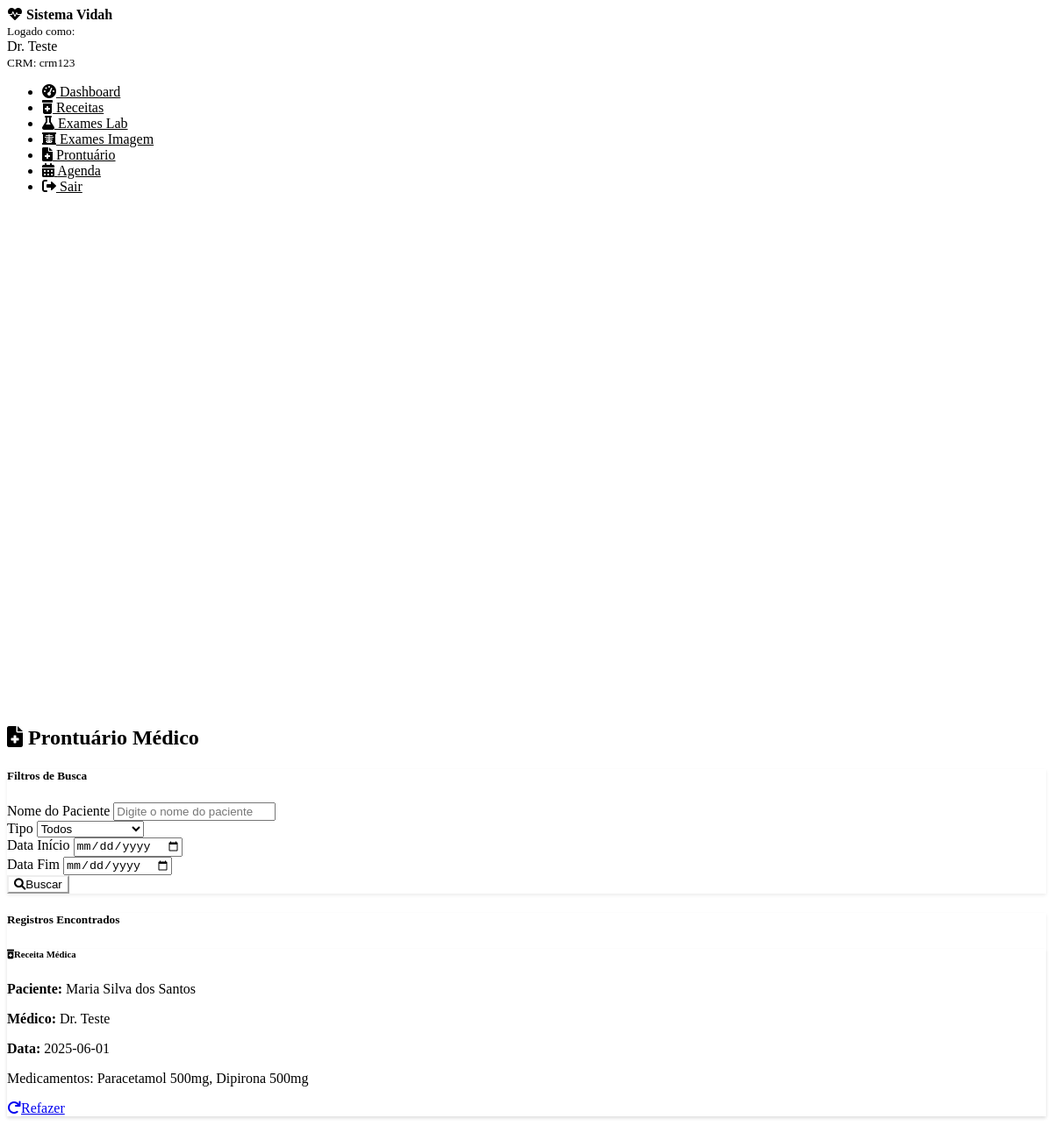
/prontuario (signed in), run on the app's committed database.
### tables this page shows
CREATE TABLE medicos (
        id INTEGER PRIMARY KEY AUTOINCREMENT,
        nome TEXT NOT NULL,
        crm TEXT NOT NULL UNIQUE,
        senha TEXT NOT NULL,
        created_at TIMESTAMP DEFAULT CURRENT_TIMESTAMP
    );

CREATE TABLE receitas (
        id INTEGER PRIMARY KEY AUTOINCREMENT,
        nome_paciente TEXT NOT NULL,
        medicamentos TEXT NOT NULL,
        posologias TEXT NOT NULL,
        duracoes TEXT NOT NULL,
        vias TEXT NOT NULL,
        medico TEXT NOT NULL,
        data TEXT NOT NULL,
        id_paciente INTEGER,
        id_medico INTEGER NOT NULL,
        created_at TIMESTAMP DEFAULT CURRENT_TIMESTAMP,
        FOREIGN KEY (id_paciente) REFERENCES pacientes (id),
        FOREIGN KEY (id_medico) REFERENCES medicos (id)
    );

CREATE TABLE prontuario (
        id INTEGER PRIMARY KEY AUTOINCREMENT,
        tipo TEXT NOT NULL,
        id_registro INTEGER NOT NULL,
        id_paciente INTEGER,
        id_medico INTEGER NOT NULL,
        data TEXT NOT NULL,
        created_at TIMESTAMP DEFAULT CURRENT_TIMESTAMP,
        FOREIGN KEY (id_paciente) REFERENCES pacientes (id),
        FOREIGN KEY (id_medico) REFERENCES medicos (id)
    );

### routes/prontuario.py (the view)
@prontuario_bp.route('/prontuario', methods=['GET'])
def prontuario():
    if 'usuario' not in session:
        return redirect(url_for('auth.login'))
    try:
        busca_paciente = sanitizar_entrada(request.args.get('busca_paciente', ''))
        filtro_tipo = request.args.get('tipo', '')
        filtro_data_inicio = request.args.get('data_inicio', '')
        filtro_data_fim = request.args.get('data_fim', '')
        conn = get_db_connection()
        query = """
        SELECT p.*, m.nome as medico_nome
        FROM prontuario p
        JOIN medicos m ON p.id_medico = m.id
        WHERE 1=1
        """
        params = []
        if filtro_tipo:
            query += " AND p.tipo = ?"
            params.append(filtro_tipo)
        if filtro_data_inicio and filtro_data_fim:
            query += " AND date(p.data) BETWEEN ? AND ?"
            params.append(filtro_data_inicio)
            params.append(filtro_data_fim)
        query += " ORDER BY p.data DESC, p.created_at DESC LIMIT 50"
        registros = conn.execute(query, params).fetchall()
        resultados = []
        for reg in registros:
            dados = None
            detalhes_registro = ""
            try:
                if reg['tipo'] == 'receita':
                    dados = conn.execute("SELECT * FROM receitas WHERE id = ?", (reg['id_registro'],)).fetchone()
                    if dados:
                        medicamentos = dados['medicamentos'].split(',')
                        detalhes_registro = f"Medicamentos: {', '.join(medicamentos[:3])}{'...' if len(medicamentos) > 3 else ''}"
                elif reg['tipo'] == 'exame_lab':
                    dados = conn.execute("SELECT * FROM exames_lab WHERE id = ?", (reg['id_registro'],)).fetchone()
                    if dados:
                        exames = dados['exames'].split(',')
                        detalhes_registro = f"Exames: {', '.join(exames[:3])}{'...' if len(exames) > 3 else ''}"
                elif reg['tipo'] == 'exame_img':
                    dados = conn.execute("SELECT * FROM exames_img WHERE id = ?", (reg['id_registro'],)).fetchone()
                    if dados:
                        exames = dados['exames'].split(',')
                        detalhes_registro = f"Exames: {', '.join(exames[:3])}{'...' if len(exames) > 3 else ''}"
                if dados:
                    if busca_paciente and busca_paciente.lower() not in dados['nome_paciente'].lower():
                        continue
                    resultados.append({
                        'tipo': reg['tipo'],
                        'data': reg['data'],
                        'id_registro': reg['id_registro'],
                        'nome_paciente': dados['nome_paciente'],
                        'medico_nome': reg['medico_nome'],
                        'detalhes_registro': detalhes_registro
                    })
            except Exception as e:
                logging.warning(f"Error processing record {reg['id']}: {e}")
                continue
        conn.close()
        return render_template('prontuario.html',
                             resultados=resultados,
                             busca_paciente=busca_paciente,
                             filtro_tipo=filtro_tipo,
                             filtro_data_inicio=filtro_data_inicio,
                             filtro_data_fim=filtro_data_fim)
    except Exception as e:
        logging.error(f'Prontuario error: {e}')
        flash('Erro ao carregar prontuário.', 'error')
        return render_template('prontuario.html', resultados=[])

### utils/db.py (called while the page is built)
def get_db_connection():
    try:
        conn = sqlite3.connect('dados.db')
        conn.row_factory = sqlite3.Row
        conn.execute("PRAGMA foreign_keys = ON")
        return conn
    except sqlite3.Error as e:
        logging.error(f"Database connection error: {e}")
        raise

### utils/forms.py (called while the page is built)
def sanitizar_entrada(texto):
    if not texto:
        return ""
    return texto.strip()

### templates/prontuario.html (shortened to what this page needs)
{% extends 'base.html' %}
{% block content %}
<div class="container mt-4">
    <div class="row">
        <div class="col-12">
            <h2 class="mb-4">
                <i class="fas fa-file-medical me-3"></i>
                Prontuário Médico
            </h2>
        </div>
    </div>
    <div class="card mb-4">
        <div class="card-header">
            <h5 class="mb-0">Filtros de Busca</h5>
        </div>
        <div class="card-body">
            <form method="GET" action="{{ url_for('prontuario.prontuario') }}">
                <div class="row">
                    <div class="col-md-4 mb-3">
                        <label for="busca_paciente" class="form-label">Nome do Paciente</label>
                        <input type="text"
                               name="busca_paciente"
                               id="busca_paciente"
                               class="form-control"
                               placeholder="Digite o nome do paciente"
                               value="{{ busca_paciente }}">
                    </div>
                    <div class="col-md-2 mb-3">
                        <label for="tipo" class="form-label">Tipo</label>
                        <select name="tipo" id="tipo" class="form-select">
                            <option value="">Todos</option>
                        </select>
                    </div>
                    <div class="col-md-2 mb-3">
                        <label for="data_inicio" class="form-label">Data Início</label>
                        <input type="date"
                               name="data_inicio"
                               id="data_inicio"
                               class="form-control"
                               value="{{ filtro_data_inicio }}">
                    </div>
                    <div class="col-md-2 mb-3">
                        <label for="data_fim" class="form-label">Data Fim</label>
                        <input type="date"
                               name="data_fim"
                               id="data_fim"
                               class="form-control"
                               value="{{ filtro_data_fim }}">
                    </div>
                    <div class="col-md-2 mb-3 d-flex align-items-end">
                        <button type="submit" class="btn btn-primary w-100">
                            <i class="fas fa-search me-2"></i>Buscar
                        </button>
                    </div>
                </div>
            </form>
        </div>
    </div>
    <div class="card">
        <div class="card-header">
            <h5 class="mb-0">Registros Encontrados</h5>
        </div>
        <div class="card-body">
            {% if resultados %}
                <div class="row">
                    {% for item in resultados %}
                    <div class="col-12 mb-3">
                        <div class="card {% if item.tipo == 'receita' %}border-primary{% elif item.tipo == 'exame_lab' %}border-success{% else %}border-info{% endif %}">
                            <div class="card-body">
                                <div class="row align-items-center">
                                    <div class="col-md-8">
                                        <h6 class="card-title mb-1">
                                            {% if item.tipo == 'receita' %}
                                                <i class="fas fa-prescription-bottle-alt text-primary me-2"></i>Receita Médica
                                            {% elif item.tipo == 'exame_lab' %}
                                                <i class="fas fa-flask text-success me-2"></i>Exames Laboratoriais
                                            {% else %}
                                                <i class="fas fa-x-ray text-info me-2"></i>Exames de Imagem
                                            {% endif %}
                                        </h6>
                                        <p class="mb-1">
                                            <strong>Paciente:</strong> {{ item.nome_paciente }}
                                        </p>
                                        <p class="mb-1">
                                            <strong>Médico:</strong> {{ item.medico_nome }}
                                        </p>
                                        <p class="mb-1">
                                            <strong>Data:</strong> {{ item.data }}
                                        </p>
                                        <p class="text-muted mb-0">
                                            {{ item.detalhes_registro }}
                                        </p>
                                    </div>
                                    <div class="col-md-4 text-end">
                                        <a href="{{ url_for('receita.refazer_receita', id=item.id_registro) if item.tipo == 'receita'
                                                   else url_for('exames_lab.refazer_exame_lab', id=item.id_registro) if item.tipo == 'exame_lab'
                                                   else url_for('exames_img.refazer_exame_img', id=item.id_registro) }}"
                                           class="btn btn-outline-secondary btn-sm">
                                            <i class="fas fa-redo me-2"></i>Refazer
                                        </a>
                                    </div>
                                </div>
                            </div>
                        </div>
                    </div>
                    {% endfor %}
                </div>
            {% endif %}
        </div>
    </div>
</div>
{% endblock %}

### templates/base.html (shortened to what this page needs)
<!DOCTYPE html>
<html lang="pt-br" data-bs-theme="dark">
<head>
    <link href="https://cdn.replit.com/agent/bootstrap-agent-dark-theme.min.css" rel="stylesheet">
    <link href="https://cdnjs.cloudflare.com/ajax/libs/font-awesome/6.0.0/css/all.min.css" rel="stylesheet">
</head>
<body>
    <div class="container-fluid">
        <div class="row">
            {% if session.usuario %}
            <nav class="col-md-3 col-lg-2 d-md-block sidebar collapse">
                <div class="position-sticky pt-3">
                    <div class="navbar-brand mb-4">
                        <i class="fas fa-heartbeat me-2"></i>
                        Sistema Vidah
                    </div>
                    <div class="mb-3">
                        <small class="text-muted">Logado como:</small>
                        <div class="fw-bold">{{ session.usuario.nome }}</div>
                        <small class="text-muted">CRM: {{ session.usuario.crm }}</small>
                    </div>
                    <ul class="nav flex-column">
                        <li class="nav-item">
                            <a class="nav-link" href="{{ url_for('dashboard.dashboard') }}">
                                <i class="fas fa-tachometer-alt me-2"></i>
                                Dashboard
                            </a>
                        </li>
                        <li class="nav-item">
                            <a class="nav-link" href="{{ url_for('receita.receita') }}">
                                <i class="fas fa-prescription-bottle-alt me-2"></i>
                                Receitas
                            </a>
                        </li>
                        <li class="nav-item">
                            <a class="nav-link" href="{{ url_for('exames_lab.exames_lab') }}">
                                <i class="fas fa-flask me-2"></i>
                                Exames Lab
                            </a>
                        </li>
                        <li class="nav-item">
                            <a class="nav-link" href="{{ url_for('exames_img.exames_img') }}">
                                <i class="fas fa-x-ray me-2"></i>
                                Exames Imagem
                            </a>
                        </li>
                        <li class="nav-item">
                            <a class="nav-link" href="{{ url_for('prontuario.prontuario') }}">
                                <i class="fas fa-file-medical me-2"></i>
                                Prontuário
                            </a>
                        </li>
                        <li class="nav-item">
                            <a class="nav-link" href="{{ url_for('agenda.agenda') }}">
                                <i class="fas fa-calendar-alt me-2"></i>
                                Agenda
                            </a>
                        </li>
                        <li class="nav-item mt-3">
                            <a class="nav-link text-danger" href="{{ url_for('auth.logout') }}">
                                <i class="fas fa-sign-out-alt me-2"></i>
                                Sair
                            </a>
                        </li>
                    </ul>
                </div>
            </nav>
            {% endif %}
            <main class="col-md-9 ms-sm-auto col-lg-10 px-md-4 content-wrapper">
                {% block content %}{% endblock %}
            </main>
        </div>
    </div>
</body>
</html>

### templates/base.html (style rules this page uses)
.sidebar { min-height: 100vh; background: var(--bs-dark); }
.content-wrapper { min-height: 100vh; }
.navbar-brand { font-weight: bold; color: var(--bs-light) !important; }
.nav-link { color: var(--bs-light); transition: all 0.3s ease; }
.card { border: none; box-shadow: 0 0.125rem 0.25rem rgba(0, 0, 0, 0.075); }
.btn-primary { background-color: var(--bs-primary); border-color: var(--bs-primary); }

### data on the page
medicos: usuario.crm "crm123", medico_nome "Dr. Teste"
receitas: nome_paciente "Maria Silva dos Santos"
prontuario: tipo "receita" (drawn), data "2025-06-01"

### other printed values
{{ session.usuario.nome }} "Dr. Teste"
{{ item.detalhes_registro }} "Medicamentos: Paracetamol 500mg, Dipirona 500mg"
